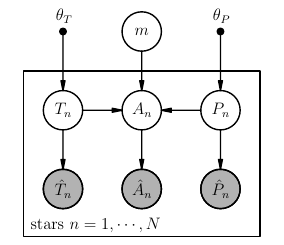

Write Python code to recreate this figure.
from matplotlib import rc
rc("font", family="serif", size=12)
rc("text", usetex=True)

import daft

pgm = daft.PGM([3.6, 3.1], origin=[-0.8, -0.7])

pgm.add_plate(daft.Plate([-0.5, -0.5, 3, 2], label=r"stars $n=1,\cdots,N$",
                         shift=-0.1))

pgm.add_node(daft.Node("tT", r"$\theta_T$", 0, 2, fixed=True))
pgm.add_node(daft.Node("m", r"$m$", 1, 2))
pgm.add_node(daft.Node("tP", r"$\theta_P$", 2, 2, fixed=True))

pgm.add_node(daft.Node("T", r"$T_n$", 0, 1))
pgm.add_node(daft.Node("A", r"$A_n$", 1, 1))
pgm.add_node(daft.Node("P", r"$P_n$", 2, 1))

pgm.add_node(daft.Node("Tobs", r"$\hat{T}_n$", 0, 0, observed=True))
pgm.add_node(daft.Node("Aobs", r"$\hat{A}_n$", 1, 0, observed=True))
pgm.add_node(daft.Node("Pobs", r"$\hat{P}_n$", 2, 0, observed=True))

pgm.add_edge("tT", "T")
pgm.add_edge("tP", "P")
pgm.add_edge("T", "Tobs")
pgm.add_edge("P", "Pobs")
pgm.add_edge("m", "A")
pgm.add_edge("A", "Aobs")
pgm.add_edge("P", "A")
pgm.add_edge("T", "A")

pgm.render()
pgm.figure.savefig("pgm.pdf")
